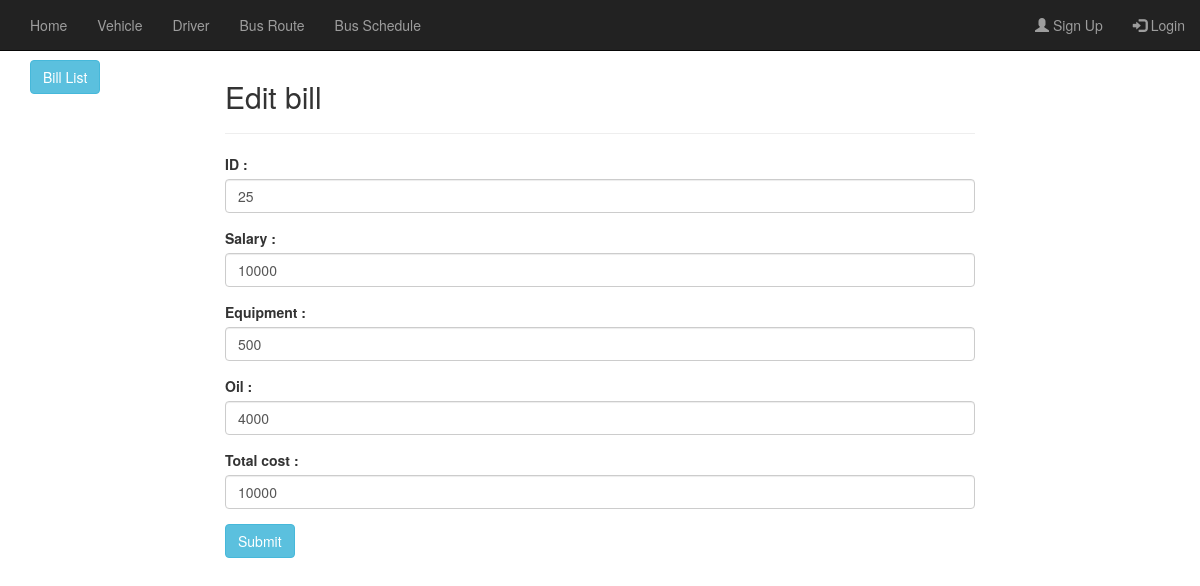
/editbill.php?id=25, run on the app's committed database.
### tables this page shows
CREATE TABLE `bill` (
  `bill_id` int(11) NOT NULL,
  `id` varchar(255) NOT NULL,
  `username` varchar(100) NOT NULL,
  `salary` int(255) NOT NULL,
  `equipment` int(255) NOT NULL,
  `oil` int(255) NOT NULL,
  `tcost` int(255) NOT NULL
);

### editbill.php (the view, shortened to what this page needs)
<?php
   $id= $_GET['id'];
   $conn=mysqli_connect('localhost','root','','transport_management');
   $sql="SELECT * FROM bill WHERE id='$id'";
   $result=mysqli_query($conn,$sql);
   $std=mysqli_fetch_assoc($result);
?>
<!DOCTYPE html>
<html lang="en">
  <head>
    <link href="css/bootstrap.min.css" rel="stylesheet">
  </head>
  <body>
    <br><br><br>
	 <?php include 'navbar.php';?>
    <div class="container">
      <div class="row">
        <div class="col-md-2">
          <a class="btn btn-info" href="index.php">Bill List</a>
        </div>
        <div class="col-md-8">
        <h2>Edit bill</h2>
        <hr>
        <form action="updatebill.php?id=<?php echo '$id'.'$bill_id'; ?>" method="POST">
        <div class="form-group">
          <label for="name">ID :</label>
          <input required type="text" class="form-control" name="id" placeholder="vehicle id" value="<?php echo $std['id']?>">
        </div>
        <div class="form-group">
          <label for="Roll">Salary :</label>
          <input required type="text" class="form-control" name="salary" placeholder="Salary" value="<?php echo $std['salary']?>">
        </div>
        <div class="form-group">
          <label for="Age">Equipment :</label>
          <input type="text" class="form-control" name="equipment" placeholder="Equipment" value="<?php echo $std['equipment']?>">
        </div>
        <div class="form-group">
          <label for="Address">Oil :</label>
          <input type="text" class="form-control" name="oil" placeholder="Oil" value="<?php echo $std['oil']?>">
        </div>
        <div class="form-group">
          <label for="Mobile">Total cost :</label>
          <input type="text" class="form-control" name="tcost" placeholder="Total cost" value="<?php echo $std['tcost']?>">
        </div>
        <button type="submit" class="btn btn-info">Submit</button>
      </form>
        </div>
      </div>
    </div>
  </body>
</html>

### data on the page
bill: id "25", salary "10000", equipment "500", oil "4000", tcost "10000"
